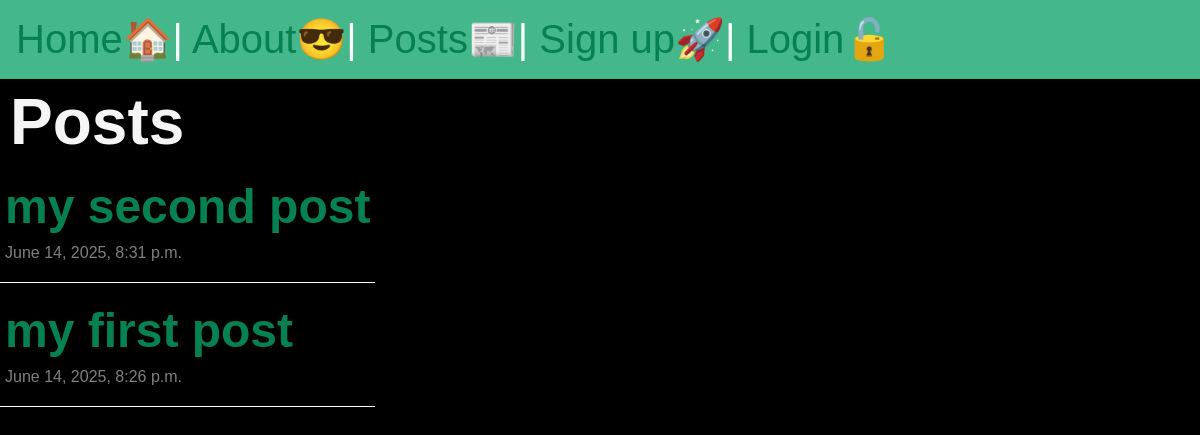
/posts/, run on an earlier commit of the app's database.
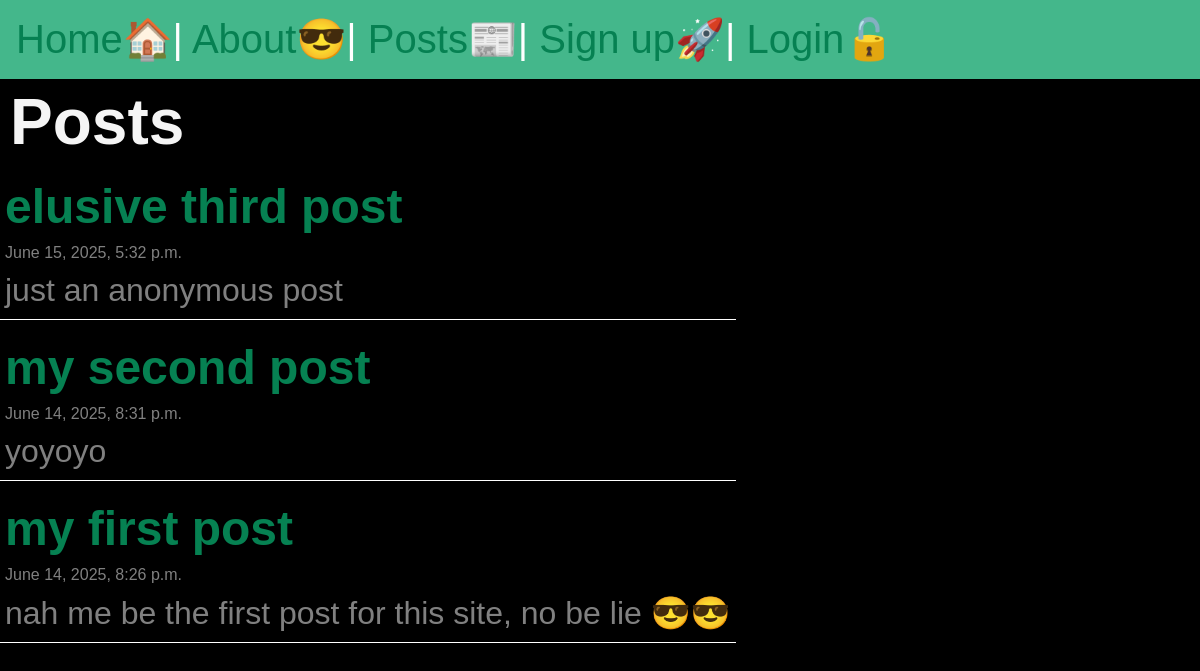
And on a later commit of the database.
### posts/models.py (models this page shows, shortened)
class Post(models.Model):
    title = models.CharField(max_length=75)
    body = models.TextField()
    slug = models.SlugField()
    date = models.DateTimeField(auto_now_add=True)
    banner = models.ImageField(default='fallback.png', blank=True)

### posts/views.py (the view)
# urls.py: path('', views.post_list, name='list'),
def post_list(request):
    posts = Post.objects.all().order_by('-date')
    return render( request, 'posts/posts_list.html', {'posts': posts})

### posts/templates/posts/posts_list.html (shortened to what this page needs)
{% extends "layout.html" %}
{% block content %}
<section>
   <h1 class="title">Posts</h1>
   {% for post in posts %}
    <article class="post">
        <h2>
        <a href="{% url 'posts:page' slug=post.slug %}">
          {{ post.title}}
        </a>
        </h2>
        <p class="date">{{ post.date}}</p>
        <p class="body">{{ post.body}}</p>
    </article>
   {% endfor%}
</section>
{% endblock  %}

### templates/layout.html (shortened to what this page needs)
<!DOCTYPE html>
{% load static %}
<html lang="en">
<head>
    <link rel="stylesheet" href="{% static 'css/style.css' %}">
</head>
<body>
    <nav>
        <a href="/" title="home">Home🏠</a>|
        <a href="/about" title="about">About😎</a>|
        <a href="{% url 'posts:list' %}" title="posts">Posts📰</a>|
        <a href="{% url 'user:register' %}" title="registration">Sign up🚀</a>|
        <a href="{% url 'user:login' %}" title="sign in">Login🔓</a>
    </nav>
    <main>
        {% block content %}{% endblock %}
    </main>
</body>
</html>

### static/css/style.css (style rules this page uses)
* { margin: 0; padding: 0; box-sizing: border-box; }
body { min-height: 100vh; display: flex; flex-flow: column; font-size: 3rem; background-color: black; color: whitesmoke; font-family: Arial, Helvetica, sans-serif; position: relative; padding-top: 85px; }
nav { padding: 1rem; background-color: #44B78B; color: rgb(255, 255, 255); font-size: 2.5rem; position: fixed; top: 0; left: 0; right: 0; }
main { flex-grow: 1; display: flex; flex-direction: column; align-items: start; height: calc(100vh - 85px); }
h1 { margin-left: 10px; font-size: 2.5rem; }
article { flex-grow: 1; display: flex; flex-direction: column; align-items: start; margin: 10px 0px; border-bottom: 1px solid white; padding: 10px 5px; }
article h2 { font-size: 3rem; }
.date { font-size: 1rem; color: gray; margin: 10px 0px; }
.body { font-size: 2rem; color: gray; }
h1,h2,p { text-align: start; }
a { text-decoration: none; color: #068152; }
.title { font-size: 4rem; margin-top: 30px 0px; }

What changed in the data, as far as the page shows it:
added Post: title "elusive third post", date "June 15, 2025, 5:32 p.m.", body "just an anonymous post"
changed Post "my second post": body (not shown) → "yoyoyo"
changed Post "my first post": body (not shown) → "nah me be the first post for this site, no be lie 😎😎"
